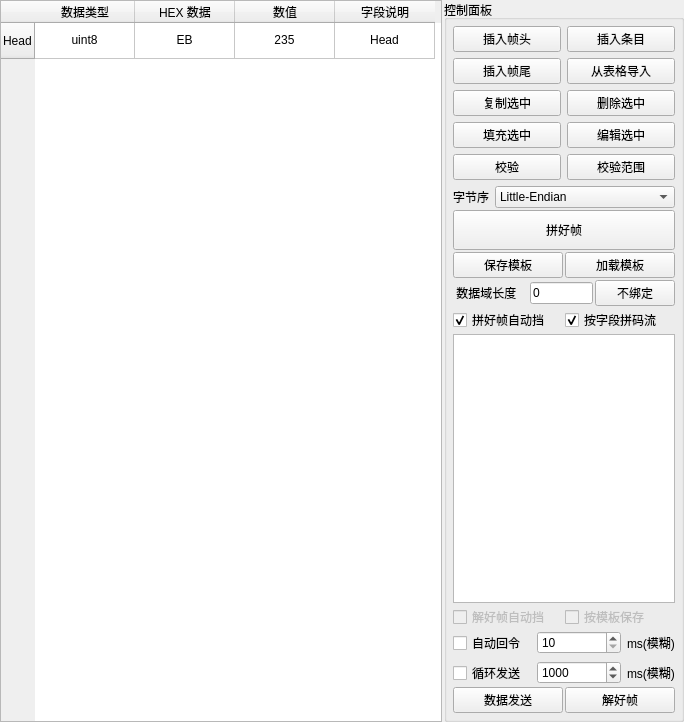
<?xml version="1.0" encoding="UTF-8"?>
<ui version="4.0">
 <class>FormPinHZ</class>
 <widget class="QWidget" name="FormPinHZ">
  <property name="geometry">
   <rect>
    <x>0</x>
    <y>0</y>
    <width>684</width>
    <height>722</height>
   </rect>
  </property>
  <property name="windowTitle">
   <string>Form</string>
  </property>
  <layout class="QHBoxLayout" name="horizontalLayout">
   <property name="spacing">
    <number>2</number>
   </property>
   <property name="leftMargin">
    <number>0</number>
   </property>
   <property name="topMargin">
    <number>0</number>
   </property>
   <property name="rightMargin">
    <number>0</number>
   </property>
   <property name="bottomMargin">
    <number>0</number>
   </property>
   <item>
    <widget class="QTableWidget" name="table_PinHZ">
     <property name="minimumSize">
      <size>
       <width>400</width>
       <height>0</height>
      </size>
     </property>
     <property name="horizontalScrollBarPolicy">
      <enum>Qt::ScrollBarAsNeeded</enum>
     </property>
     <property name="alternatingRowColors">
      <bool>true</bool>
     </property>
     <attribute name="verticalHeaderDefaultSectionSize">
      <number>36</number>
     </attribute>
     <row>
      <property name="text">
       <string>Head</string>
      </property>
     </row>
     <column>
      <property name="text">
       <string>数据类型</string>
      </property>
     </column>
     <column>
      <property name="text">
       <string>HEX 数据</string>
      </property>
     </column>
     <column>
      <property name="text">
       <string>数值</string>
      </property>
     </column>
     <column>
      <property name="text">
       <string>字段说明</string>
      </property>
     </column>
     <item row="0" column="0">
      <property name="text">
       <string>uint8</string>
      </property>
      <property name="textAlignment">
       <set>AlignCenter</set>
      </property>
     </item>
     <item row="0" column="1">
      <property name="text">
       <string>EB</string>
      </property>
      <property name="textAlignment">
       <set>AlignCenter</set>
      </property>
     </item>
     <item row="0" column="2">
      <property name="text">
       <string>235</string>
      </property>
      <property name="textAlignment">
       <set>AlignCenter</set>
      </property>
     </item>
     <item row="0" column="3">
      <property name="text">
       <string>Head</string>
      </property>
      <property name="textAlignment">
       <set>AlignCenter</set>
      </property>
     </item>
    </widget>
   </item>
   <item>
    <widget class="QGroupBox" name="groupBox">
     <property name="sizePolicy">
      <sizepolicy hsizetype="Fixed" vsizetype="Preferred">
       <horstretch>0</horstretch>
       <verstretch>0</verstretch>
      </sizepolicy>
     </property>
     <property name="minimumSize">
      <size>
       <width>240</width>
       <height>0</height>
      </size>
     </property>
     <property name="maximumSize">
      <size>
       <width>240</width>
       <height>16777215</height>
      </size>
     </property>
     <property name="title">
      <string>控制面板</string>
     </property>
     <layout class="QVBoxLayout" name="verticalLayout" stretch="0,0,0,0,0,9,0,0,0">
      <property name="spacing">
       <number>2</number>
      </property>
      <property name="leftMargin">
       <number>6</number>
      </property>
      <property name="topMargin">
       <number>6</number>
      </property>
      <property name="rightMargin">
       <number>6</number>
      </property>
      <property name="bottomMargin">
       <number>6</number>
      </property>
      <item>
       <layout class="QGridLayout" name="fieldActionsLayout" columnstretch="1,1">
        <property name="spacing">
         <number>6</number>
        </property>
        <item row="0" column="0">
         <widget class="QPushButton" name="button_addHead">
          <property name="sizePolicy">
           <sizepolicy hsizetype="Expanding" vsizetype="Fixed">
            <horstretch>0</horstretch>
            <verstretch>0</verstretch>
           </sizepolicy>
          </property>
          <property name="text">
           <string>插入帧头</string>
          </property>
         </widget>
        </item>
        <item row="0" column="1">
         <widget class="QPushButton" name="button_addItem">
          <property name="sizePolicy">
           <sizepolicy hsizetype="Expanding" vsizetype="Fixed">
            <horstretch>0</horstretch>
            <verstretch>0</verstretch>
           </sizepolicy>
          </property>
          <property name="text">
           <string>插入条目</string>
          </property>
         </widget>
        </item>
        <item row="3" column="1">
         <widget class="QPushButton" name="button_subCurRow">
          <property name="sizePolicy">
           <sizepolicy hsizetype="Expanding" vsizetype="Fixed">
            <horstretch>0</horstretch>
            <verstretch>0</verstretch>
           </sizepolicy>
          </property>
          <property name="text">
           <string>删除选中</string>
          </property>
         </widget>
        </item>
        <item row="4" column="0">
         <widget class="QPushButton" name="button_fillCurRow">
          <property name="sizePolicy">
           <sizepolicy hsizetype="Expanding" vsizetype="Fixed">
            <horstretch>0</horstretch>
            <verstretch>0</verstretch>
           </sizepolicy>
          </property>
          <property name="text">
           <string>填充选中</string>
          </property>
         </widget>
        </item>
        <item row="3" column="0">
         <widget class="QPushButton" name="button_copyCurRow">
          <property name="sizePolicy">
           <sizepolicy hsizetype="Expanding" vsizetype="Fixed">
            <horstretch>0</horstretch>
            <verstretch>0</verstretch>
           </sizepolicy>
          </property>
          <property name="text">
           <string>复制选中</string>
          </property>
         </widget>
        </item>
        <item row="5" column="1">
         <widget class="QPushButton" name="button_frameSettings">
          <property name="text">
           <string>校验范围</string>
          </property>
         </widget>
        </item>
        <item row="5" column="0">
         <widget class="QPushButton" name="button_checkSet">
          <property name="sizePolicy">
           <sizepolicy hsizetype="Expanding" vsizetype="Fixed">
            <horstretch>0</horstretch>
            <verstretch>0</verstretch>
           </sizepolicy>
          </property>
          <property name="text">
           <string>校验</string>
          </property>
         </widget>
        </item>
        <item row="6" column="0" colspan="2">
         <layout class="QHBoxLayout" name="byteOrderLayout">
          <item>
           <widget class="QLabel" name="label_byteOrder">
            <property name="sizePolicy">
             <sizepolicy hsizetype="Fixed" vsizetype="Preferred">
              <horstretch>0</horstretch>
              <verstretch>0</verstretch>
             </sizepolicy>
            </property>
            <property name="text">
             <string>字节序</string>
            </property>
           </widget>
          </item>
          <item>
           <widget class="QComboBox" name="combo_hexOrder">
            <property name="sizePolicy">
             <sizepolicy hsizetype="Ignored" vsizetype="Fixed">
              <horstretch>0</horstretch>
              <verstretch>0</verstretch>
             </sizepolicy>
            </property>
            <item>
             <property name="text">
              <string>Little-Endian</string>
             </property>
            </item>
            <item>
             <property name="text">
              <string>Big-Endian</string>
             </property>
            </item>
           </widget>
          </item>
         </layout>
        </item>
        <item row="1" column="1">
         <widget class="QPushButton" name="button_importTable">
          <property name="sizePolicy">
           <sizepolicy hsizetype="Expanding" vsizetype="Fixed">
            <horstretch>0</horstretch>
            <verstretch>0</verstretch>
           </sizepolicy>
          </property>
          <property name="text">
           <string>从表格导入</string>
          </property>
         </widget>
        </item>
        <item row="4" column="1">
         <widget class="QPushButton" name="button_editItem">
          <property name="text">
           <string>编辑选中</string>
          </property>
         </widget>
        </item>
        <item row="1" column="0">
         <widget class="QPushButton" name="button_addTail">
          <property name="sizePolicy">
           <sizepolicy hsizetype="Expanding" vsizetype="Fixed">
            <horstretch>0</horstretch>
            <verstretch>0</verstretch>
           </sizepolicy>
          </property>
          <property name="text">
           <string>插入帧尾</string>
          </property>
         </widget>
        </item>
       </layout>
      </item>
      <item>
       <widget class="QPushButton" name="button_PinHZ">
        <property name="sizePolicy">
         <sizepolicy hsizetype="Expanding" vsizetype="Fixed">
          <horstretch>0</horstretch>
          <verstretch>0</verstretch>
         </sizepolicy>
        </property>
        <property name="minimumSize">
         <size>
          <width>0</width>
          <height>40</height>
         </size>
        </property>
        <property name="text">
         <string>拼好帧</string>
        </property>
       </widget>
      </item>
      <item>
       <layout class="QHBoxLayout" name="templateActionsLayout" stretch="1,1">
        <property name="spacing">
         <number>2</number>
        </property>
        <item>
         <widget class="QPushButton" name="button_PinHZSave">
          <property name="sizePolicy">
           <sizepolicy hsizetype="Preferred" vsizetype="Fixed">
            <horstretch>0</horstretch>
            <verstretch>0</verstretch>
           </sizepolicy>
          </property>
          <property name="text">
           <string>保存模板</string>
          </property>
         </widget>
        </item>
        <item>
         <widget class="QPushButton" name="button_PinHZLoad">
          <property name="sizePolicy">
           <sizepolicy hsizetype="Preferred" vsizetype="Fixed">
            <horstretch>0</horstretch>
            <verstretch>0</verstretch>
           </sizepolicy>
          </property>
          <property name="text">
           <string>加载模板</string>
          </property>
         </widget>
        </item>
       </layout>
      </item>
      <item>
       <layout class="QHBoxLayout" name="dataLengthLayout">
        <item>
         <widget class="QLabel" name="label_2">
          <property name="sizePolicy">
           <sizepolicy hsizetype="Fixed" vsizetype="Preferred">
            <horstretch>0</horstretch>
            <verstretch>0</verstretch>
           </sizepolicy>
          </property>
          <property name="minimumSize">
           <size>
            <width>75</width>
            <height>0</height>
           </size>
          </property>
          <property name="text">
           <string> 数据域长度</string>
          </property>
         </widget>
        </item>
        <item>
         <widget class="QLineEdit" name="lineEdit_DataLen">
          <property name="sizePolicy">
           <sizepolicy hsizetype="Preferred" vsizetype="Fixed">
            <horstretch>0</horstretch>
            <verstretch>0</verstretch>
           </sizepolicy>
          </property>
          <property name="text">
           <string>0</string>
          </property>
          <property name="readOnly">
           <bool>true</bool>
          </property>
         </widget>
        </item>
        <item>
         <widget class="QPushButton" name="button_lengthBinding">
          <property name="toolTip">
           <string>点击选择要绑定数据域长度的整数字段，或选择不绑定</string>
          </property>
          <property name="text">
           <string>不绑定</string>
          </property>
         </widget>
        </item>
       </layout>
      </item>
      <item>
       <layout class="QHBoxLayout" name="composeOptionsLayout" stretch="1,1">
        <item>
         <widget class="QCheckBox" name="check_autoPinHZ">
          <property name="text">
           <string>拼好帧自动挡</string>
          </property>
          <property name="checked">
           <bool>true</bool>
          </property>
         </widget>
        </item>
        <item>
         <widget class="QCheckBox" name="check_fieldPinHZ">
          <property name="text">
           <string>按字段拼码流</string>
          </property>
          <property name="checked">
           <bool>true</bool>
          </property>
         </widget>
        </item>
       </layout>
      </item>
      <item>
       <widget class="QPlainTextEdit" name="plain_PinHZ">
        <property name="sizePolicy">
         <sizepolicy hsizetype="Expanding" vsizetype="Expanding">
          <horstretch>0</horstretch>
          <verstretch>0</verstretch>
         </sizepolicy>
        </property>
        <property name="minimumSize">
         <size>
          <width>0</width>
          <height>110</height>
         </size>
        </property>
       </widget>
      </item>
      <item>
       <layout class="QGridLayout" name="decodeOptionsLayout">
        <item row="0" column="0">
         <widget class="QCheckBox" name="check_autoPinHZDeal">
          <property name="enabled">
           <bool>false</bool>
          </property>
          <property name="text">
           <string>解好帧自动挡</string>
          </property>
         </widget>
        </item>
        <item row="0" column="1">
         <widget class="QCheckBox" name="check_saveAsTemp">
          <property name="enabled">
           <bool>false</bool>
          </property>
          <property name="text">
           <string>按模板保存</string>
          </property>
         </widget>
        </item>
       </layout>
      </item>
      <item>
       <layout class="QGridLayout" name="timingOptionsLayout" columnstretch="1,0,0">
        <property name="spacing">
         <number>6</number>
        </property>
        <item row="0" column="0">
         <widget class="QCheckBox" name="check_autoReply">
          <property name="text">
           <string>自动回令</string>
          </property>
         </widget>
        </item>
        <item row="0" column="1">
         <widget class="QSpinBox" name="spin_replyTime">
          <property name="minimumSize">
           <size>
            <width>84</width>
            <height>0</height>
           </size>
          </property>
          <property name="maximumSize">
           <size>
            <width>84</width>
            <height>16777215</height>
           </size>
          </property>
          <property name="minimum">
           <number>10</number>
          </property>
          <property name="maximum">
           <number>9999</number>
          </property>
          <property name="value">
           <number>10</number>
          </property>
         </widget>
        </item>
        <item row="0" column="2">
         <widget class="QLabel" name="label_3">
          <property name="text">
           <string>ms(模糊)</string>
          </property>
         </widget>
        </item>
        <item row="1" column="0">
         <widget class="QCheckBox" name="check_autoSend">
          <property name="text">
           <string>循环发送</string>
          </property>
         </widget>
        </item>
        <item row="1" column="1">
         <widget class="QSpinBox" name="spin_sendPeriod">
          <property name="minimumSize">
           <size>
            <width>84</width>
            <height>0</height>
           </size>
          </property>
          <property name="maximumSize">
           <size>
            <width>84</width>
            <height>16777215</height>
           </size>
          </property>
          <property name="minimum">
           <number>10</number>
          </property>
          <property name="maximum">
           <number>9999</number>
          </property>
          <property name="value">
           <number>1000</number>
          </property>
         </widget>
        </item>
        <item row="1" column="2">
         <widget class="QLabel" name="label_4">
          <property name="text">
           <string>ms(模糊)</string>
          </property>
         </widget>
        </item>
       </layout>
      </item>
      <item>
       <layout class="QHBoxLayout" name="sendActionsLayout" stretch="1,1">
        <item>
         <widget class="QPushButton" name="button_PinHZSend">
          <property name="sizePolicy">
           <sizepolicy hsizetype="Expanding" vsizetype="Fixed">
            <horstretch>0</horstretch>
            <verstretch>0</verstretch>
           </sizepolicy>
          </property>
          <property name="text">
           <string>数据发送</string>
          </property>
         </widget>
        </item>
        <item>
         <widget class="QPushButton" name="button_PinHZDeal">
          <property name="sizePolicy">
           <sizepolicy hsizetype="Expanding" vsizetype="Fixed">
            <horstretch>0</horstretch>
            <verstretch>0</verstretch>
           </sizepolicy>
          </property>
          <property name="text">
           <string>解好帧</string>
          </property>
         </widget>
        </item>
       </layout>
      </item>
     </layout>
    </widget>
   </item>
  </layout>
 </widget>
 <resources/>
 <connections/>
</ui>
